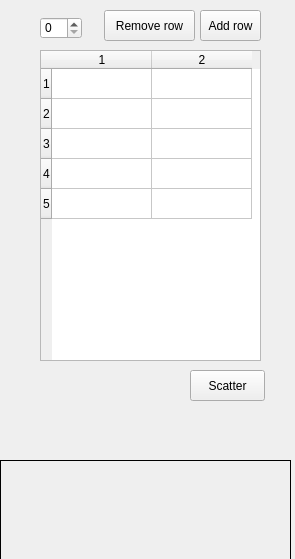
        <widget class="QWidget" name="scrollAreaWidgetContents">
         <property name="geometry">
          <rect>
           <x>0</x>
           <y>0</y>
           <width>295</width>
           <height>559</height>
          </rect>
         </property>
         <widget class="QFrame" name="frame_6">
          <property name="geometry">
           <rect>
            <x>0</x>
            <y>460</y>
            <width>291</width>
            <height>151</height>
           </rect>
          </property>
          <property name="styleSheet">
           <string notr="true">border:1px solid black;</string>
          </property>
          <property name="frameShape">
           <enum>QFrame::StyledPanel</enum>
          </property>
          <property name="frameShadow">
           <enum>QFrame::Raised</enum>
          </property>
         </widget>
         <widget class="QTableWidget" name="RegresData">
          <property name="geometry">
           <rect>
            <x>40</x>
            <y>50</y>
            <width>221</width>
            <height>311</height>
           </rect>
          </property>
          <property name="rowCount">
           <number>5</number>
          </property>
          <property name="columnCount">
           <number>2</number>
          </property>
          <row/>
          <row/>
          <row/>
          <row/>
          <row/>
          <column/>
          <column/>
         </widget>
         <widget class="QPushButton" name="addScatRowBtn">
          <property name="geometry">
           <rect>
            <x>200</x>
            <y>10</y>
            <width>61</width>
            <height>31</height>
           </rect>
          </property>
          <property name="text">
           <string>Add row</string>
          </property>
         </widget>
         <widget class="QPushButton" name="removeScatRowBtn">
          <property name="geometry">
           <rect>
            <x>104</x>
            <y>10</y>
            <width>91</width>
            <height>31</height>
           </rect>
          </property>
          <property name="text">
           <string>Remove row</string>
          </property>
         </widget>
         <widget class="QSpinBox" name="nScatRows">
          <property name="geometry">
           <rect>
            <x>40</x>
            <y>17</y>
            <width>42</width>
            <height>22</height>
           </rect>
          </property>
         </widget>
         <widget class="QPushButton" name="scatterBtn">
          <property name="geometry">
           <rect>
            <x>190</x>
            <y>370</y>
            <width>75</width>
            <height>31</height>
           </rect>
          </property>
          <property name="text">
           <string>Scatter</string>
          </property>
         </widget>
        </widget>
